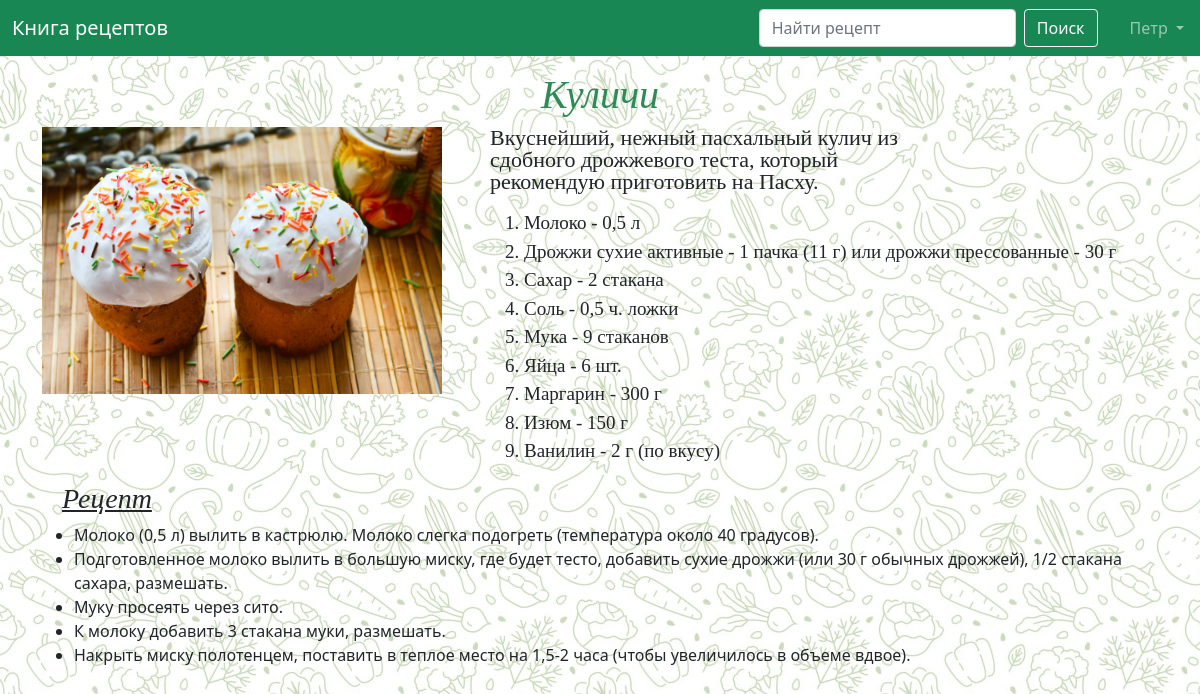
The app's page /recipe/1 (signed in) with its own data.
### data/users.py (models this page shows, shortened)
class User(SqlAlchemyBase, UserMixin):
    __tablename__ = 'users'
    id = sqlalchemy.Column(sqlalchemy.Integer,
                           primary_key=True, autoincrement=True)
    user_role = sqlalchemy.Column(sqlalchemy.Integer,
                                  sqlalchemy.ForeignKey('users_roles.id'))
    role = orm.relationship('UserRole')
    recipes = orm.relationship('Recipes', back_populates='user')
    favorite_recipes = orm.relationship('Recipes',
                                        secondary="favorite_recipes",
                                        backref="users", lazy="subquery")
    surname = sqlalchemy.Column(sqlalchemy.String)
    name = sqlalchemy.Column(sqlalchemy.String)
    email = sqlalchemy.Column(sqlalchemy.String, unique=True)
    hashed_password = sqlalchemy.Column(sqlalchemy.String)
    modified_date = sqlalchemy.Column(sqlalchemy.DateTime,
                                      default=datetime.datetime.now)

### data/recipes.py (models this page shows)
class Recipes(SqlAlchemyBase):
    __tablename__ = 'recipes'
    id = sqlalchemy.Column(sqlalchemy.Integer,
                           primary_key=True, autoincrement=True)
    title = sqlalchemy.Column(sqlalchemy.String)
    description = sqlalchemy.Column(sqlalchemy.String)
    picture_name = sqlalchemy.Column(sqlalchemy.String, nullable=False)
    ingredients = sqlalchemy.Column(sqlalchemy.String)
    recipe = sqlalchemy.Column(sqlalchemy.String)
    user_id = sqlalchemy.Column(sqlalchemy.Integer,
                                sqlalchemy.ForeignKey("users.id"))
    categories = orm.relationship("Category",
                                  secondary="recipe_to_category",
                                  backref="recipes")
    user = orm.relationship('User')
    created_date = sqlalchemy.Column(sqlalchemy.DateTime, default=datetime.datetime.now)

### main.py (the view)
@app.route('/recipe/<int:recipe_id>')
def show_one_recipe(recipe_id):
    db_sess = db_session.create_session()
    recipe = db_sess.query(Recipes).get(recipe_id)
    return render_template('recipe.html', title=f'{recipe.title}', recipe=recipe)

### data/db_session.py (called while the page is built)
def create_session() -> Session:
    global __factory
    return __factory()

### main.py (called while the page is built)
@login_manager.user_loader
def load_user(user_id):
    db_sess = db_session.create_session()
    return db_sess.query(User).get(user_id)

### templates/recipe.html
{% extends "base.html" %}
{% block content %}
<h1 class="text-center fst-italic fst-bold"
    style="font-family: cursive; color: #2E8B57; margin-top: 15px;">{{ recipe.title }}</h1>
<img src="/static/img/{{ recipe.picture_name }}" style="width: 400px; float: left;" class="me-5">
<p style="margin-right: 200px; font-size: 22px; font-family: serif;" class="lh-1">{{ recipe.description }}</p>
<ol style="margin-left: 450px;">
    {% for item in recipe.ingredients.split('\n') %}
    <li style="font-family: serif; font-size: 19px;">{{ item }}</li>
    {% endfor %}
</ol>
<h3 style="margin-left: 20px; font-family: fantasy; font-style: italic;"
    class="text-decoration-underline">Рецепт</h3>
<ul>
    {% for step in recipe.recipe.split('\n') %}
    <li>{{ step }}</li>
    {% endfor %}
</ul>
{% endblock %}

### templates/base.html (shortened to what this page needs)
<!doctype html>
<html lang="en">
  <head>
    <link rel="stylesheet" href="/static/css/base.css">
    <link href="https://cdn.jsdelivr.net/npm/bootstrap@5.0.2/dist/css/bootstrap.min.css" rel="stylesheet">
  </head>
  <body>
  <header>
  <nav class="navbar navbar-expand-lg navbar-dark bg-success">
  <div class="container-fluid me-1">
    <a class="navbar-brand" href="/">Книга рецептов</a>
   <form class="d-flex justify-content-start" action="search" method="get">
     <input class="form-control me-2" type="search" placeholder="Найти рецепт" aria-label="Search" name="recipe_query">
     <button class="btn btn-outline-light me-2" type="submit">Поиск</button>
  </form>
  </div>
    <div class="collapse navbar-collapse" id="navbarSupportedContent">
      <ul class="navbar-nav me-2">
        {% if current_user.is_authenticated %}
        <li class="nav-item dropdown">
          <a class="nav-link dropdown-toggle" href="#" id="navbarDropdown" role="button" data-bs-toggle="dropdown" aria-expanded="false">
            {{ current_user.name }}
          </a>
        {% endif %}
      </ul>
  </div>
</nav>
</header>
  <main role="main" class="container">
      {% block content %}{% endblock %}
  </main>
  </body>
</html>

### static/css/base.css (style rules this page uses)
body { background-image: url(/static/img/background_image.jpg); }

### records on screen
User: name "Петр"
Recipes: title "Куличи", picture_name (picture), description "Вкуснейший, нежный пасхальный кулич из сдобного дрожжевого теста, который рекомендую приготовить на Пасху."

### other values on screen
{{ item }} "Молоко - 0,5 л" "Дрожжи сухие активные - 1 пачка (11 г) или дрожжи прессованные - 30 г" "Сахар - 2 стакана" "Соль - 0,5 ч. ложки" "Мука - 9 стаканов" "Яйца - 6 шт." "Маргарин - 300 г" "Изюм - 150 г" "Ванилин - 2 г (по вкусу)"
{{ step }} "Молоко (0,5 л) вылить в кастрюлю. Молоко слегка подогреть (температура около 40 градусов)." "Подготовленное молоко вылить в большую миску, где будет тесто, добавить сухие дрожжи (или 30 г обычных дрожжей), 1/2 стакана сахара, размешать." "Муку просеять через сито." "К молоку добавить 3 стакана муки, размешать." "Накрыть миску полотенцем, поставить в теплое место на 1,5-2 часа (чтобы увеличилось в объеме вдвое)."
